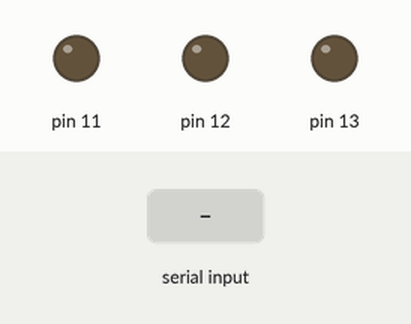
Simulated run of this sketch. Board: Arduino Uno, built with avr-gcc and run on an emulated ATmega328P. Shown: output pins drawn as LEDs (lit = HIGH). The inputs (shaded band) are chosen by the test bench.

Above: at 1.2 s.
1.3 s: "1" received over Serial
At 2.4 s:
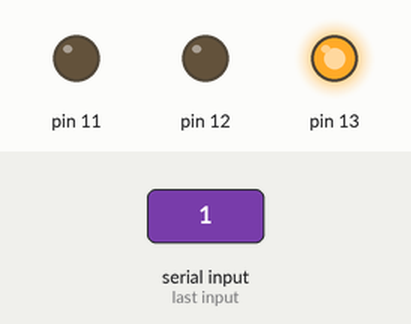
2.8 s: "2" received over Serial
At 3.5 s:
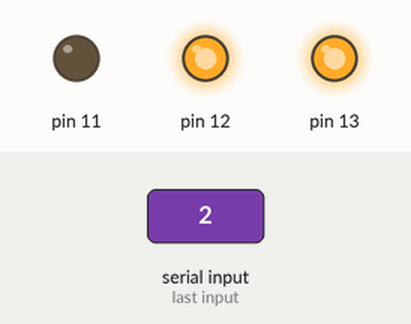
4.3 s: "3" received over Serial
At 4.7 s:
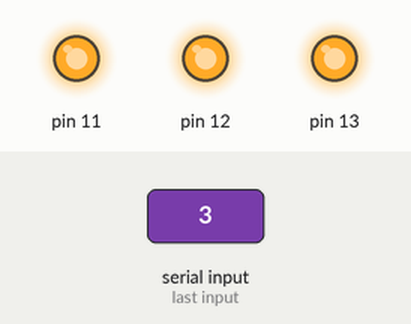
5.8 s: "a" received over Serial
At 7.0 s:
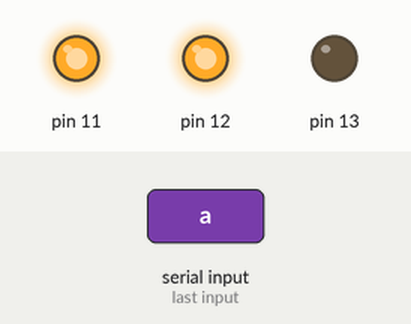
7.3 s: "b" received over Serial
At 8.1 s:
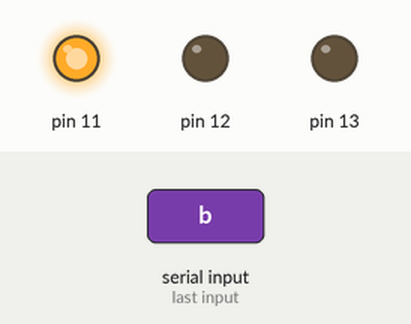
8.8 s: "c" received over Serial
At 9.3 s:
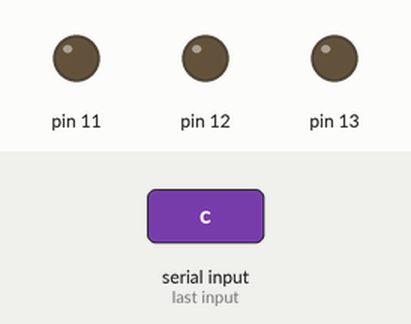
Timing chart, 0 to 11.3 s (numbered marks = the images above; inputs shaded):
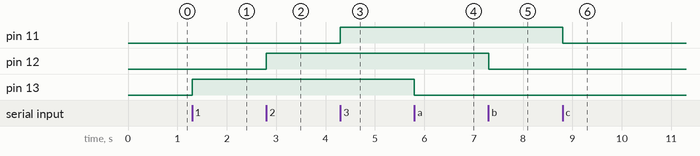

The sketch:

Comunicacion_2_bluetooths_ESCLAVO.ino
```cpp
char c;
void setup()
{

//inicializa la comunicacion serial
   Serial.begin(9600);

//se configura los pines de entrada y salida
   pinMode(13,OUTPUT);
   pinMode(12,OUTPUT);
   pinMode(11,OUTPUT);

// inicializa el estdo de los LEDs
   digitalWrite(13,LOW);
   digitalWrite(12,LOW);
   digitalWrite(11,LOW);
}

void loop()
{
  if(Serial.available())
  {
    c=Serial.read();
    if(c=='1') digitalWrite(13,HIGH);
    else if(c=='2') digitalWrite(12,HIGH);
    else if(c=='3') digitalWrite(11,HIGH);
    else if(c=='a') digitalWrite(13,LOW);
    else if(c=='b') digitalWrite(12,LOW);
    else if(c=='c') digitalWrite(11,LOW);
  }
}
```

Measured:
- after the input at 1.3 s, pin 13: LOW → HIGH at once
- after the input at 2.8 s, pin 12: LOW → HIGH at once
- after the input at 4.3 s, pin 11: LOW → HIGH at once
- after the input at 5.8 s, pin 13: HIGH → LOW at once
- after the input at 7.3 s, pin 12: HIGH → LOW at once
- after the input at 8.8 s, pin 11: HIGH → LOW at once
